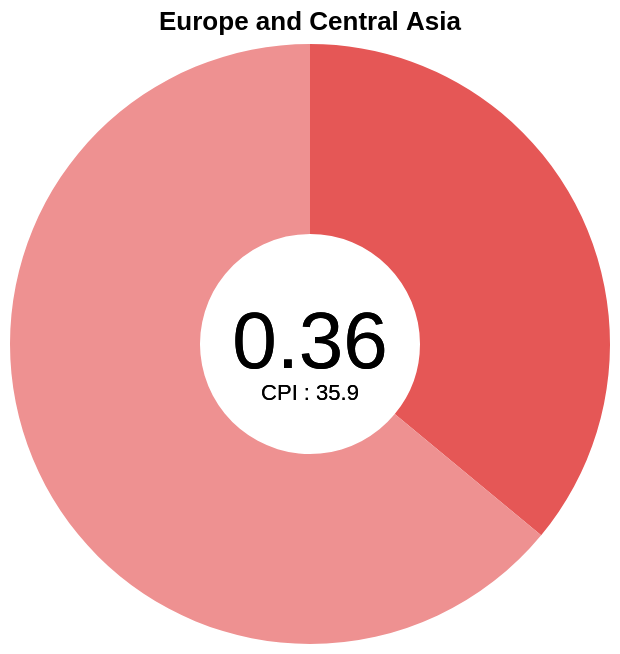

Here is the Vega-Lite specification saved for this chart:
### Vega-Lite specification from a JSON file in a GitHub repository (floating-point values rounded to 4 significant figures)
{"$schema": "https://vega.github.io/schema/vega-lite/v5.json", "title": "Europe and Central Asia", "width": "container", "data": {"values": [{"category": "Likely", "value": 0.36}, {"category": "Unlikely", "value": 0.64}]}, "layer": [{"mark": {"type": "arc", "innerRadius": 55}, "encoding": {"theta": {"field": "value", "type": "quantitative"}, "color": {"field": "category", "scale": {"range": ["#e55756", "#ee9191"]}, "legend": null}, "tooltip": [{"field": "value", "type": "quantitative", "title": "Proportion"}, {"field": "category", "type": "nominal", "title": "Likelihood to Report"}]}}, {"mark": {"type": "text", "text": "0.36", "fontSize": 40}, "encoding": {"color": {"value": "black"}}}, {"mark": {"type": "text", "text": "CPI : 35.9", "dy": 25}, "encoding": {"color": {"value": "black"}}}]}
